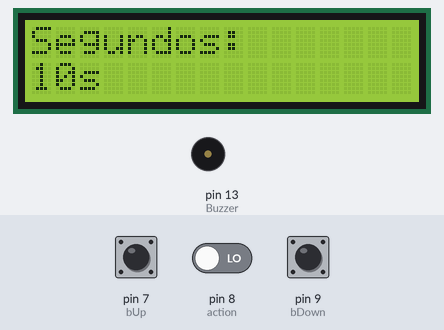
A sketch run on a simulated Arduino Uno, built with avr-gcc and run on an emulated ATmega328P. Shown: 16×2 character LCD, buzzer (waves = sounding). The test bench sets the inputs (shaded band); at power-on: pin 7 (bUp) LOW, pin 9 (bDown) LOW, pin 8 (action) LOW.

Above: at 1.2 s.
1.3 s: pin 7 (bUp) pulled HIGH for 1 s
At 3.5 s:
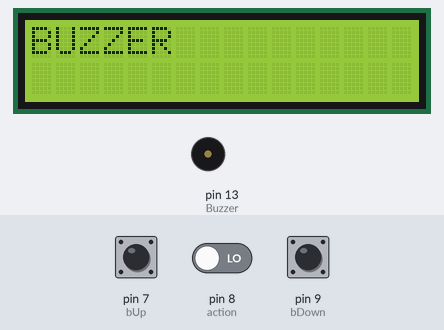
3.8 s: pin 9 (bDown) pulled HIGH for 3.2 s
At 4.06 s:
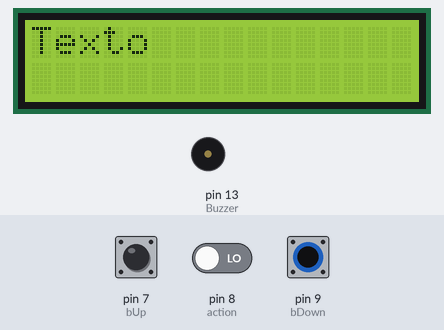
10.0 s: pin 9 (bDown) pulled HIGH for 0.15 s
At 11.7 s:
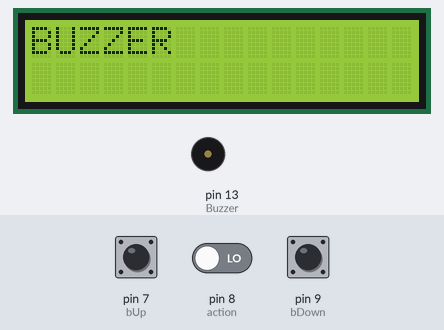
13.1 s: pin 9 (bDown) pulled HIGH for 3.2 s
At 18.0 s:
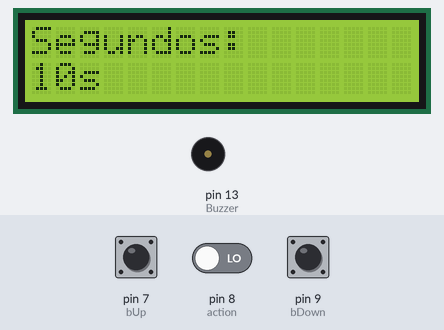
19.3 s: pin 9 (bDown) pulled HIGH for 0.15 s
At 20.0 s:
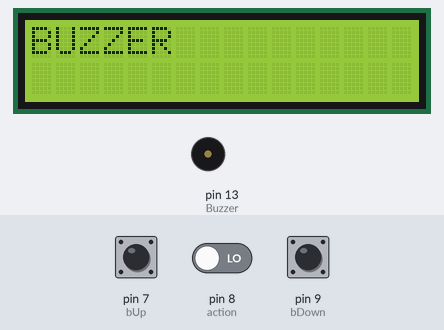
22.4 s: pin 8 (action) driven HIGH
At 22.9 s:
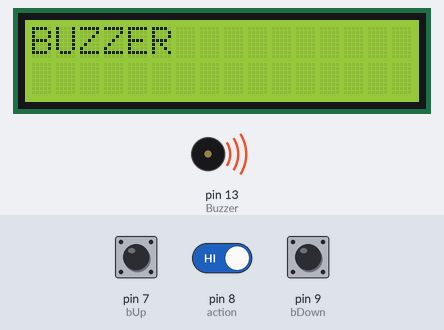
Timing chart, 0 to 26.4 s (numbered marks = the images above; inputs shaded):
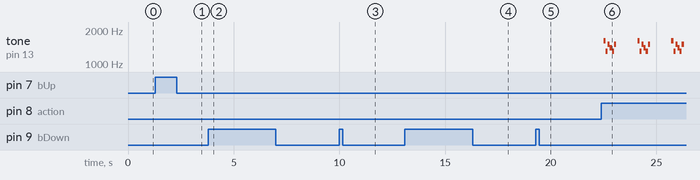

Measured:
- after the input at 1.3 s, the display: changes after 0.11 s (image 1)
- after the input at 3.8 s, the display: first changes after 0.11 s (image 2 shows a later state)
- after the input at 10.0 s, the display: first changes after 0.10 s (image 3 shows a later state)
- after the input at 13.1 s, the display: changes after 0.11 s (image 4)
- after the input at 19.3 s, the display: first changes after 0.10 s (image 5 shows a later state)
- after the input at 22.4 s, tone on pin 13 (Buzzer): silent → 1599 Hz after 0.10 s, then repeats every 1.6 s: 1299 Hz 0.10 s, 1499 Hz 0.10 s, 1399 Hz 0.10 s, 1299 Hz 0.10 s, 1499 Hz 0.10 s, silent 1.0 s, 1599 Hz 0.10 s

The sketch:

LCD_menu_3_telas.ino
```cpp
#include <LiquidCrystal.h>

#define Buzzer   13
#define bUp      7
#define bDown    9
#define action   8

char state = 1; // define a tela atual
int segundos = 10; // segundos que aparece na tela 1

LiquidCrystal lcd(12, 11, 5, 4, 3, 2);


void setup()
{
  lcd.begin(16, 2);
  pinMode(Buzzer, OUTPUT);
  pinMode(bUp,    INPUT);
  pinMode(bDown,  INPUT);
}

void loop()
{

  if (digitalRead(bUp)){ // se o botao pra cima for presionado
    delay(100);           // tempo para tirar o dedo do botao
    state = (state == 3?1:state+1); // muda a variavel que seta a tela atual
  }

  if (digitalRead(bDown)){ // se o botao pra bqixo for presionado
    delay(100);             // tempo para tirar o dedo do botao
    state = (state ==1?3:state-1);// muda a variavel que seta a tela atual
   }

  if (digitalRead(action)){ // se botao de ação selecionado
    delay(100);             // tempo para tirar o dedo do botao
   if (state == 1){segundos=segundos+10;} //TELA 1 - identifica a tela que se encontra e realiza determinada ação correnspodente
   else
     if(state == 2){tone(13,1599,100);delay(100);tone(13,1299,100);delay(100);tone(13,1499,100);delay(100);tone(13,1399,100);delay(100);tone(13,1299,100);delay(100);tone(13,1499,100);delay(1000);} // TELA2
   else
     if(state == 3){lcd.setCursor(0,1); lcd.print("Funciona");}  // TELA 3
  }


  if (state == 1){ //TELA 1 -  verifica a tela atual e printa seus valores
      lcd.clear();
      lcd.setCursor(0,0);
      lcd.print("Segundos:");
      lcd.setCursor(0,1);
      lcd.print(segundos);
      lcd.print("s");

  }
  else if(state == 2){ // TELA 2
    lcd.clear();
    lcd.setCursor(0,0);
    lcd.print("BUZZER");

  }
  else if(state == 3){ // TELA 3
    lcd.clear();
    lcd.setCursor(0,0);
    lcd.print("Texto");
  }
}
```
